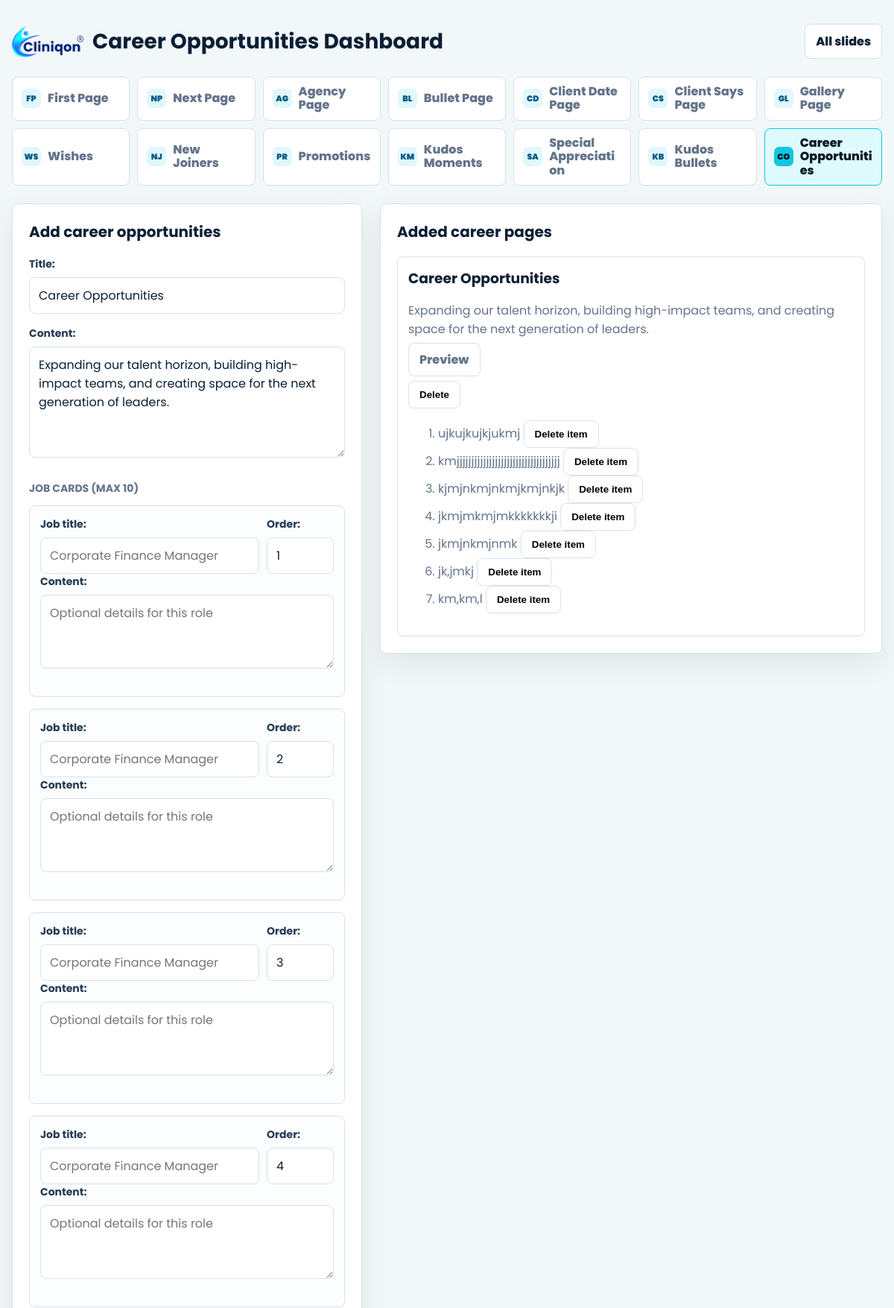
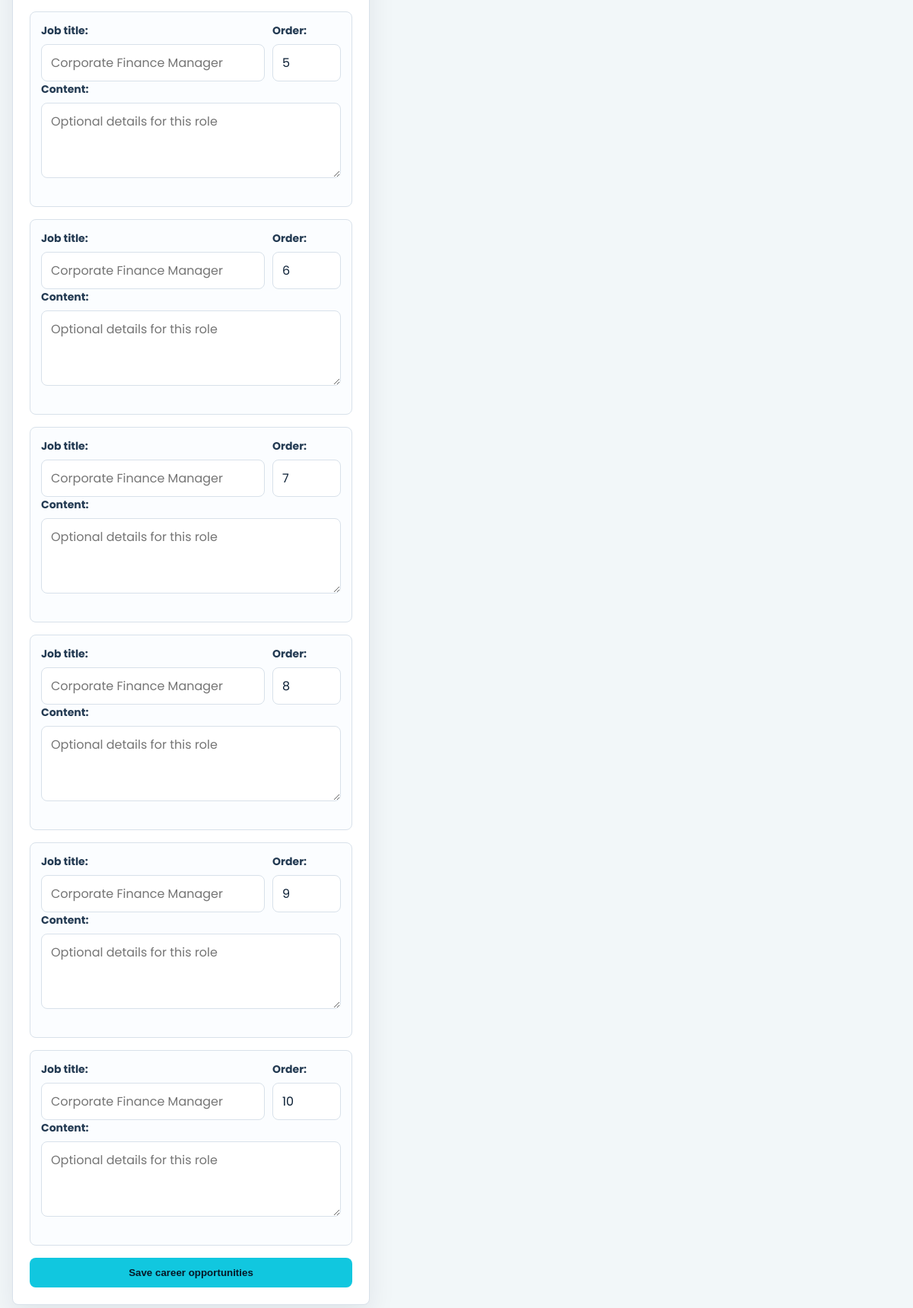
The page /career-opportunities/ on the database its author committed (2 pictures, top to bottom).
### decks/models.py (models this page shows, shortened)
class CareerOpportunityPage(models.Model):
    title = models.CharField(max_length=200, default="Career Opportunities")
    content = models.TextField(
        default="Expanding our talent horizon, building high-impact teams, and creating space for the next generation of leaders."
    )
    created_at = models.DateTimeField(auto_now_add=True)
    class Meta:
        ordering = ["-created_at"]
        verbose_name = "career opportunity page"
        verbose_name_plural = "career opportunity pages"

class CareerOpportunityJob(models.Model):
    page = models.ForeignKey(CareerOpportunityPage, related_name="jobs", on_delete=models.CASCADE)
    title = models.CharField(max_length=200)
    content = models.TextField(blank=True, default="")
    order = models.PositiveSmallIntegerField(default=1)
    class Meta:
        ordering = ["order"]
        verbose_name = "career opportunity job"
        verbose_name_plural = "career opportunity jobs"

### decks/views.py (the view)
# urls.py: path("career-opportunities/", views.career_opportunities_dashboard, name="career_opportunities_dashboard"),
def career_opportunities_dashboard(request):
    page = None
    if request.method == "POST":
        form = CareerOpportunityPageForm(request.POST)
        if form.is_valid():
            page = form.save()
            seen_jobs = []
            ids = request.POST.getlist("career_job_id")
            titles = request.POST.getlist("career_job_title")
            contents = request.POST.getlist("career_job_content")
            orders = request.POST.getlist("career_job_order")
            for index in range(10):
                job_id = ids[index] if index < len(ids) else ""
                title = titles[index].strip() if index < len(titles) else ""
                content = contents[index].strip() if index < len(contents) else ""
                order = orders[index] if index < len(orders) else index + 1
                job = CareerOpportunityJob(page=page)
                job.title = title
                job.content = content
                job.order = order or index + 1
                if job.title:
                    job.save()
                    seen_jobs.append(job.pk)
            return redirect("career_opportunities_dashboard")
    else:
        form = CareerOpportunityPageForm()
    career_pages = CareerOpportunityPage.objects.prefetch_related("jobs").all()
    career_job_rows = [None] * 10
    return render(
        request,
        "decks/career_opportunities_dashboard.html",
        {
            "form": form,
            "page": page,
            "career_job_rows": career_job_rows,
            "career_pages": career_pages,
            "active_menu": "career_opportunities",
        },
    )

### decks/forms.py
class CareerOpportunityPageForm(forms.ModelForm):
    class Meta:
        model = CareerOpportunityPage
        fields = ["title", "content"]
        widgets = {
            "content": forms.Textarea(attrs={"rows": 5}),
        }

### decks/templates/decks/career_opportunities_dashboard.html (shortened to what this page needs)
{% load static %}
<!DOCTYPE html>
<html lang="en">
<head>
</head>
<body>
    <main class="shell">
        {% include "decks/includes/dashboard_menu.html" with dashboard_title="Career Opportunities Dashboard" %}
        <div class="layout">
            <section class="panel">
                <h2 class="form-title">Add career opportunities</h2>
                <form method="post">
                    {% for field in form %}
                        <div class="field">
                            {{ field.label_tag }}
                            {{ field }}
                        </div>
                    {% endfor %}
                    <h3 class="section-heading">Job cards (max 10)</h3>
                    {% for job in career_job_rows %}
                        <div class="job-row">
                            <div class="job-grid">
                                <div>
                                    <label>Job title:</label>
                                    <input type="text" name="career_job_title" value="{% if job %}{{ job.title }}{% endif %}" placeholder="Corporate Finance Manager">
                                </div>
                                <div>
                                    <label>Order:</label>
                                    <input type="number" name="career_job_order" min="1" max="10" value="{% if job %}{{ job.order }}{% else %}{{ forloop.counter }}{% endif %}">
                                </div>
                            </div>
                            <div class="field">
                                <label>Content:</label>
                                <textarea name="career_job_content" rows="3" placeholder="Optional details for this role">{% if job %}{{ job.content }}{% endif %}</textarea>
                            </div>
                        </div>
                    {% endfor %}
                    <button class="submit" type="submit">Save career opportunities</button>
                </form>
            </section>
            <section class="panel">
                <h2 class="preview-title">Added career pages</h2>
                <div class="preview-list">
                    {% for page in career_pages %}
                        <article class="preview-item">
                            <h3>{{ page.title }}</h3>
                            <p>{{ page.content }}</p>
                            <p><a class="view-link" href="{% url 'career_opportunities_view_detail' page.id %}">Preview</a></p>
                            <form method="post" action="{% url 'delete_page_item' 'career-opportunities' page.id %}" onsubmit="return confirm('Delete this saved slide?');">
                                <button class="view-link" type="submit">Delete</button>
                            </form>
                            <ol>
                                {% for job in page.jobs.all %}
                                    <li>
                                        {{ job.title }}
                                        <form method="post" action="{% url 'delete_child_item' 'career-opportunity-job' job.id %}" style="display:inline;" onsubmit="return confirm('Delete this job?');">
                                            <button class="view-link" type="submit">Delete item</button>
                                        </form>
                                    </li>
                                {% endfor %}
                            </ol>
                        </article>
                    {% empty %}
                        <p>No career opportunities added yet.</p>
                    {% endfor %}
                </div>
            </section>
        </div>
    </main>
</body>
</html>

### decks/templates/decks/career_opportunities_dashboard.html (style rules this page uses)
:root { --ink:#0b1f35; --muted:#64748b; --line:#d8e1ea; --accent:#11c7df; --panel:#fff; --wash:#f2f7f9; }
* { box-sizing:border-box; }
body { margin:0; min-height:100vh; color:var(--ink); background:var(--wash); font-family:"Poppins", Arial, Helvetica, sans-serif; }
a { color:inherit; }
.shell { width:min(1180px, calc(100% - 32px)); margin:0 auto; padding:32px 0; }
.view-link,.menu a { border:1px solid var(--line); border-radius:8px; padding:10px 14px; text-decoration:none; background:#fff; font-weight:800; }
.layout { display:grid; grid-template-columns:470px 1fr; gap:24px; align-items:start; }
.panel { border:1px solid var(--line); border-radius:8px; background:var(--panel); padding:22px; box-shadow:0 14px 36px rgba(11,31,53,.08); }
.form-title,.preview-title { margin:0 0 18px; font-size:20px; }
.field,.job-row { margin-bottom:16px; }
label { display:block; margin-bottom:7px; color:#243b53; font-size:14px; font-weight:700; }
input,textarea { width:100%; border:1px solid var(--line); border-radius:8px; padding:11px 12px; color:var(--ink); background:#fff; font:inherit; }
textarea { resize:vertical; }
.job-row { border:1px solid var(--line); border-radius:8px; padding:14px; background:#fbfdff; }
.job-grid { display:grid; grid-template-columns:1fr 90px; gap:10px; }
.section-heading { margin:24px 0 12px; color:var(--muted); font-size:14px; text-transform:uppercase; }
.submit { width:100%; border:0; border-radius:8px; padding:12px 14px; color:#061827; background:var(--accent); font-weight:800; cursor:pointer; }
.preview-list { display:grid; gap:12px; }
.preview-item { border:1px solid var(--line); border-radius:8px; padding:14px; background:#fff; }
.preview-item h3 { margin:0 0 8px; }
.preview-item p,.preview-item li { color:var(--muted); }

### rows shown on the page
CareerOpportunityPage: title "Career Opportunities", content "Expanding our talent horizon, building high-impact teams, and creating space for the next generation of leaders."
CareerOpportunityJob: title "ujkujkujkjukmj"
CareerOpportunityJob: title "kmjjjjjjjjjjjjjjjjjjjjjjjjjjjjjjjjjjj"
CareerOpportunityJob: title "kjmjnkmjnkmjkmjnkjk"
CareerOpportunityJob: title "jkmjmkmjmkkkkkkkji"
CareerOpportunityJob: title "jkmjnkmjnmk"
CareerOpportunityJob: title "jk,jmkj"
CareerOpportunityJob: title "km,km,l"

### other values the page prints
{{ dashboard_title }} "Career Opportunities Dashboard"
{{ field.label_tag }} "Title:" "Content:"
